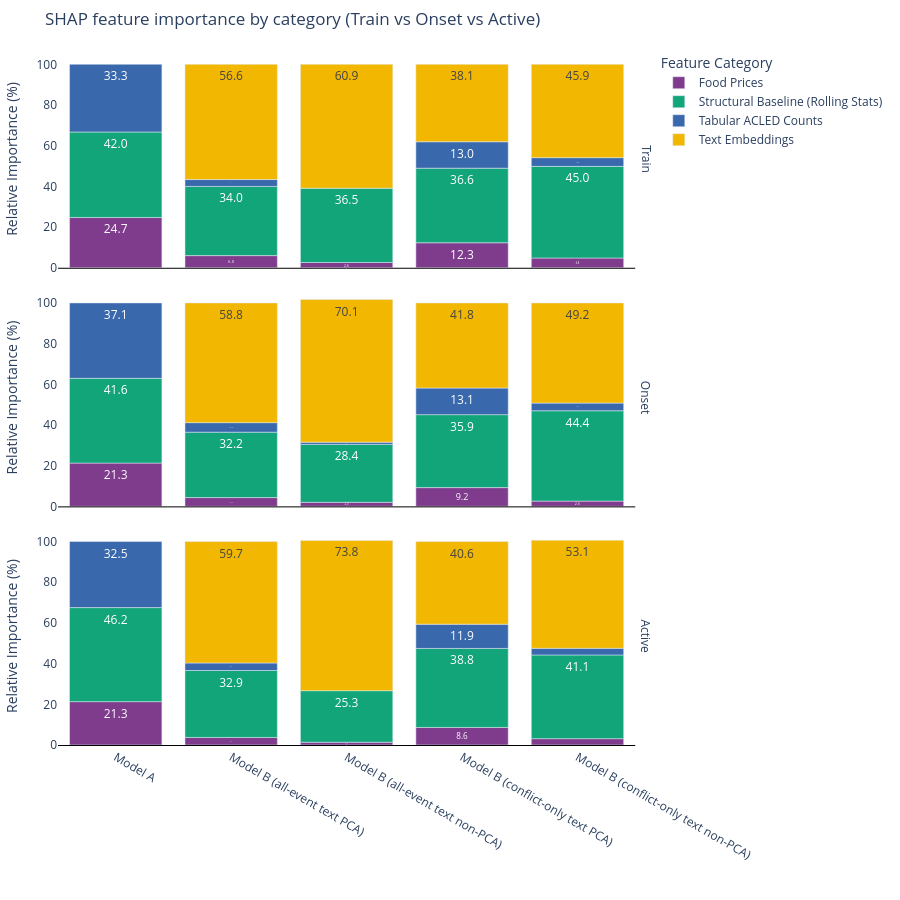

Notebook source saved alongside this figure:
### Code cell
shap_results_fig()

### Figure 1 — Plotly figure (JSON) as saved in the notebook; plotly's stock layout.template omitted (floating-point values rounded to 4 significant figures)
{"data": [{"hovertemplate": "category=Food Prices<br>dataset=train<br>model=%{x}<br>% Importance=%{y}<extra></extra>", "legendgroup": "Food Prices", "marker": {"color": "rgb(127, 60, 141)", "pattern": {"shape": ""}}, "name": "Food Prices", "orientation": "v", "showlegend": true, "textposition": "auto", "texttemplate": "%{y:.1f}", "type": "bar", "x": ["Model A", "Model B (all-event text PCA)", "Model B (all-event text non-PCA)", "Model B (conflict-only text PCA)", "Model B (conflict-only text non-PCA)"], "xaxis": "x3", "y": [24.73, 5.977, 2.593, 12.3, 4.795], "yaxis": "y3"}, {"hovertemplate": "category=Structural Baseline (Rolling Stats)<br>dataset=train<br>model=%{x}<br>% Importance=%{y}<extra></extra>", "legendgroup": "Structural Baseline (Rolling Stats)", "marker": {"color": "rgb(17, 165, 121)", "pattern": {"shape": ""}}, "name": "Structural Baseline (Rolling Stats)", "orientation": "v", "showlegend": true, "textposition": "auto", "texttemplate": "%{y:.1f}", "type": "bar", "x": ["Model A", "Model B (all-event text PCA)", "Model B (all-event text non-PCA)", "Model B (conflict-only text PCA)", "Model B (conflict-only text non-PCA)"], "xaxis": "x3", "y": [42.0, 34.01, 36.51, 36.64, 45.04], "yaxis": "y3"}, {"hovertemplate": "category=Tabular ACLED Counts<br>dataset=train<br>model=%{x}<br>% Importance=%{y}<extra></extra>", "legendgroup": "Tabular ACLED Counts", "marker": {"color": "rgb(57, 105, 172)", "pattern": {"shape": ""}}, "name": "Tabular ACLED Counts", "orientation": "v", "showlegend": true, "textposition": "auto", "texttemplate": "%{y:.1f}", "type": "bar", "x": ["Model A", "Model B (all-event text PCA)", "Model B (conflict-only text PCA)", "Model B (conflict-only text non-PCA)"], "xaxis": "x3", "y": [33.27, 3.371, 13.01, 4.293], "yaxis": "y3"}, {"hovertemplate": "category=Text Embeddings<br>dataset=train<br>model=%{x}<br>% Importance=%{y}<extra></extra>", "legendgroup": "Text Embeddings", "marker": {"color": "rgb(242, 183, 1)", "pattern": {"shape": ""}}, "name": "Text Embeddings", "orientation": "v", "showlegend": true, "textposition": "auto", "texttemplate": "%{y:.1f}", "type": "bar", "x": ["Model B (all-event text PCA)", "Model B (all-event text non-PCA)", "Model B (conflict-only text PCA)", "Model B (conflict-only text non-PCA)"], "xaxis": "x3", "y": [56.64, 60.9, 38.05, 45.87], "yaxis": "y3"}, {"hovertemplate": "category=Food Prices<br>dataset=onset<br>model=%{x}<br>% Importance=%{y}<extra></extra>", "legendgroup": "Food Prices", "marker": {"color": "rgb(127, 60, 141)", "pattern": {"shape": ""}}, "name": "Food Prices", "orientation": "v", "showlegend": false, "textposition": "auto", "texttemplate": "%{y:.1f}", "type": "bar", "x": ["Model A", "Model B (all-event text PCA)", "Model B (all-event text non-PCA)", "Model B (conflict-only text PCA)", "Model B (conflict-only text non-PCA)"], "xaxis": "x2", "y": [21.29, 4.324, 2.015, 9.228, 2.598], "yaxis": "y2"}, {"hovertemplate": "category=Structural Baseline (Rolling Stats)<br>dataset=onset<br>model=%{x}<br>% Importance=%{y}<extra></extra>", "legendgroup": "Structural Baseline (Rolling Stats)", "marker": {"color": "rgb(17, 165, 121)", "pattern": {"shape": ""}}, "name": "Structural Baseline (Rolling Stats)", "orientation": "v", "showlegend": false, "textposition": "auto", "texttemplate": "%{y:.1f}", "type": "bar", "x": ["Model A", "Model B (all-event text PCA)", "Model B (all-event text non-PCA)", "Model B (conflict-only text PCA)", "Model B (conflict-only text non-PCA)"], "xaxis": "x2", "y": [41.65, 32.16, 28.44, 35.86, 44.41], "yaxis": "y2"}, {"hovertemplate": "category=Tabular ACLED Counts<br>dataset=onset<br>model=%{x}<br>% Importance=%{y}<extra></extra>", "legendgroup": "Tabular ACLED Counts", "marker": {"color": "rgb(57, 105, 172)", "pattern": {"shape": ""}}, "name": "Tabular ACLED Counts", "orientation": "v", "showlegend": false, "textposition": "auto", "texttemplate": "%{y:.1f}", "type": "bar", "x": ["Model A", "Model B (all-event text PCA)", "Model B (all-event text non-PCA)", "Model B (conflict-only text PCA)", "Model B (conflict-only text non-PCA)"], "xaxis": "x2", "y": [37.06, 4.679, 1.1, 13.09, 3.748], "yaxis": "y2"}, {"hovertemplate": "category=Text Embeddings<br>dataset=onset<br>model=%{x}<br>% Importance=%{y}<extra></extra>", "legendgroup": "Text Embeddings", "marker": {"color": "rgb(242, 183, 1)", "pattern": {"shape": ""}}, "name": "Text Embeddings", "orientation": "v", "showlegend": false, "textposition": "auto", "texttemplate": "%{y:.1f}", "type": "bar", "x": ["Model B (all-event text PCA)", "Model B (all-event text non-PCA)", "Model B (conflict-only text PCA)", "Model B (conflict-only text non-PCA)"], "xaxis": "x2", "y": [58.84, 70.13, 41.82, 49.24], "yaxis": "y2"}, {"hovertemplate": "category=Food Prices<br>dataset=active<br>model=%{x}<br>% Importance=%{y}<extra></extra>", "legendgroup": "Food Prices", "marker": {"color": "rgb(127, 60, 141)", "pattern": {"shape": ""}}, "name": "Food Prices", "orientation": "v", "showlegend": false, "textposition": "auto", "texttemplate": "%{y:.1f}", "type": "bar", "x": ["Model A", "Model B (all-event text PCA)", "Model B (all-event text non-PCA)", "Model B (conflict-only text PCA)", "Model B (conflict-only text non-PCA)"], "xaxis": "x", "y": [21.32, 3.718, 1.364, 8.639, 3.116], "yaxis": "y"}, {"hovertemplate": "category=Structural Baseline (Rolling Stats)<br>dataset=active<br>model=%{x}<br>% Importance=%{y}<extra></extra>", "legendgroup": "Structural Baseline (Rolling Stats)", "marker": {"color": "rgb(17, 165, 121)", "pattern": {"shape": ""}}, "name": "Structural Baseline (Rolling Stats)", "orientation": "v", "showlegend": false, "textposition": "auto", "texttemplate": "%{y:.1f}", "type": "bar", "x": ["Model A", "Model B (all-event text PCA)", "Model B (all-event text non-PCA)", "Model B (conflict-only text PCA)", "Model B (conflict-only text non-PCA)"], "xaxis": "x", "y": [46.22, 32.89, 25.34, 38.83, 41.14], "yaxis": "y"}, {"hovertemplate": "category=Tabular ACLED Counts<br>dataset=active<br>model=%{x}<br>% Importance=%{y}<extra></extra>", "legendgroup": "Tabular ACLED Counts", "marker": {"color": "rgb(57, 105, 172)", "pattern": {"shape": ""}}, "name": "Tabular ACLED Counts", "orientation": "v", "showlegend": false, "textposition": "auto", "texttemplate": "%{y:.1f}", "type": "bar", "x": ["Model A", "Model B (all-event text PCA)", "Model B (conflict-only text PCA)", "Model B (conflict-only text non-PCA)"], "xaxis": "x", "y": [32.46, 3.703, 11.89, 3.279], "yaxis": "y"}, {"hovertemplate": "category=Text Embeddings<br>dataset=active<br>model=%{x}<br>% Importance=%{y}<extra></extra>", "legendgroup": "Text Embeddings", "marker": {"color": "rgb(242, 183, 1)", "pattern": {"shape": ""}}, "name": "Text Embeddings", "orientation": "v", "showlegend": false, "textposition": "auto", "texttemplate": "%{y:.1f}", "type": "bar", "x": ["Model B (all-event text PCA)", "Model B (all-event text non-PCA)", "Model B (conflict-only text PCA)", "Model B (conflict-only text non-PCA)"], "xaxis": "x", "y": [59.69, 73.84, 40.64, 53.12], "yaxis": "y"}], "layout": {"annotations": [{"font": {}, "showarrow": false, "text": "Active", "textangle": 90, "x": 0.98, "xanchor": "left", "xref": "paper", "y": 0.1567, "yanchor": "middle", "yref": "paper"}, {"font": {}, "showarrow": false, "text": "Onset", "textangle": 90, "x": 0.98, "xanchor": "left", "xref": "paper", "y": 0.5, "yanchor": "middle", "yref": "paper"}, {"font": {}, "showarrow": false, "text": "Train", "textangle": 90, "x": 0.98, "xanchor": "left", "xref": "paper", "y": 0.8433, "yanchor": "middle", "yref": "paper"}], "barmode": "relative", "height": 900, "hovermode": "x unified", "legend": {"title": {"text": "Feature Category"}, "tracegroupgap": 0}, "margin": {"b": 50, "l": 50, "r": 50, "t": 50}, "paper_bgcolor": "white", "plot_bgcolor": "white", "title": {"text": "SHAP feature importance by category (Train vs Onset vs Active)"}, "xaxis": {"anchor": "y", "domain": [0, 0.98], "linecolor": "black", "linewidth": 1, "showline": true, "title": {"text": ""}}, "xaxis2": {"anchor": "y2", "domain": [0, 0.98], "linecolor": "black", "linewidth": 1, "matches": "x", "showline": true, "showticklabels": false}, "xaxis3": {"anchor": "y3", "domain": [0, 0.98], "linecolor": "black", "linewidth": 1, "matches": "x", "showline": true, "showticklabels": false}, "yaxis": {"anchor": "x", "domain": [0, 0.3133], "title": {"text": "Relative Importance (%)"}}, "yaxis2": {"anchor": "x2", "domain": [0.3433, 0.6567], "matches": "y", "title": {"text": "Relative Importance (%)"}}, "yaxis3": {"anchor": "x3", "domain": [0.6867, 1.0], "matches": "y", "title": {"text": "Relative Importance (%)"}}}}
